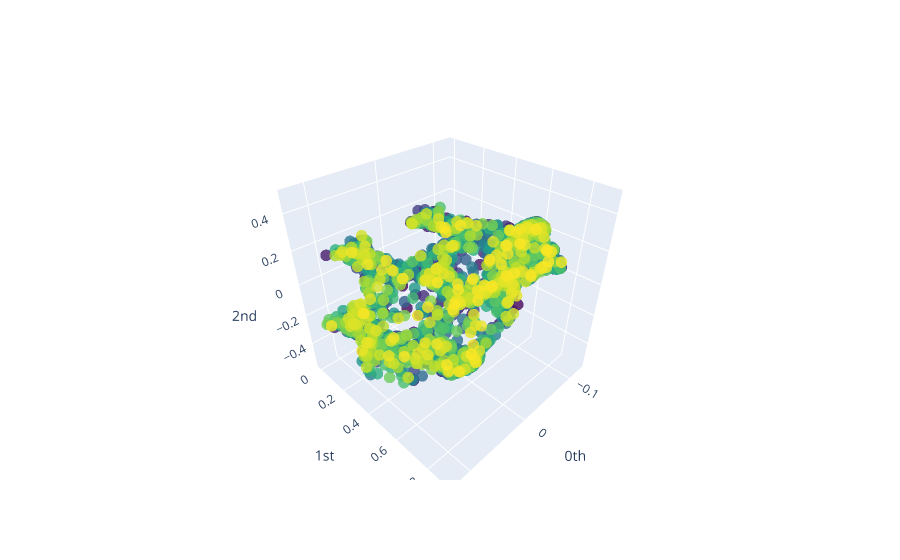

Notebook code for this chart:
### Markdown cell above
## Persistent features of the horse

Using the example above, compute a the persistence diagram for the horse. How many 0, 1, and 2 dimensional features does the horse have? Can you describe how each feature corresponds the horse's shape?

### Code cell
plot_point_cloud(horse_data.to_numpy())

### Figure 1 — Plotly figure (JSON) as saved in the notebook; plotly's stock layout.template omitted (floating-point values rounded to 4 significant figures; data arrays with more than 128 entries replaced by an {"elided": "..."} marker saying what was removed)
{"data": [{"marker": {"color": {"elided": "2000 int values"}, "colorscale": [[0, "#440154"], [0.1111, "#482878"], [0.2222, "#3e4989"], [0.3333, "#31688e"], [0.4444, "#26828e"], [0.5556, "#1f9e89"], [0.6667, "#35b779"], [0.7778, "#6ece58"], [0.8889, "#b5de2b"], [1, "#fde725"]], "opacity": 0.8, "size": 4}, "mode": "markers", "type": "scatter3d", "x": {"elided": "2000 float values"}, "y": {"elided": "2000 float values"}, "z": {"elided": "2000 float values"}}], "layout": {"scene": {"xaxis": {"exponentformat": "e", "showexponent": "all", "title": {"text": "0th"}, "type": "linear"}, "yaxis": {"exponentformat": "e", "showexponent": "all", "title": {"text": "1st"}, "type": "linear"}, "zaxis": {"exponentformat": "e", "showexponent": "all", "title": {"text": "2nd"}, "type": "linear"}}}}
